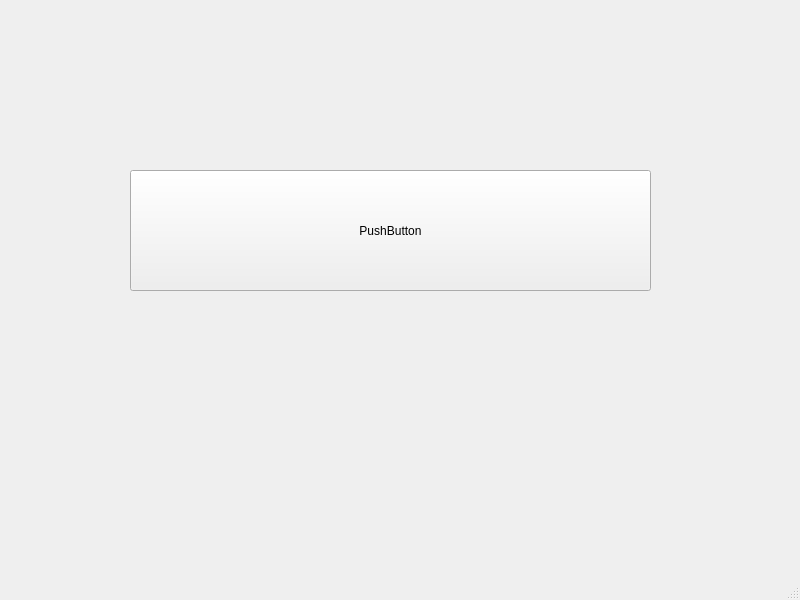
<?xml version="1.0" encoding="UTF-8"?>
<ui version="4.0">
 <class>MainWindow</class>
 <widget class="QMainWindow" name="MainWindow">
  <property name="geometry">
   <rect>
    <x>0</x>
    <y>0</y>
    <width>800</width>
    <height>600</height>
   </rect>
  </property>
  <property name="windowTitle">
   <string>MainWindow</string>
  </property>
  <widget class="QWidget" name="centralwidget">
   <widget class="QPushButton" name="pushButton">
    <property name="geometry">
     <rect>
      <x>130</x>
      <y>170</y>
      <width>521</width>
      <height>121</height>
     </rect>
    </property>
    <property name="text">
     <string>PushButton</string>
    </property>
   </widget>
  </widget>
  <widget class="QMenuBar" name="menubar">
   <property name="geometry">
    <rect>
     <x>0</x>
     <y>0</y>
     <width>800</width>
     <height>21</height>
    </rect>
   </property>
  </widget>
  <widget class="QStatusBar" name="statusbar"/>
 </widget>
 <resources/>
 <connections/>
</ui>
